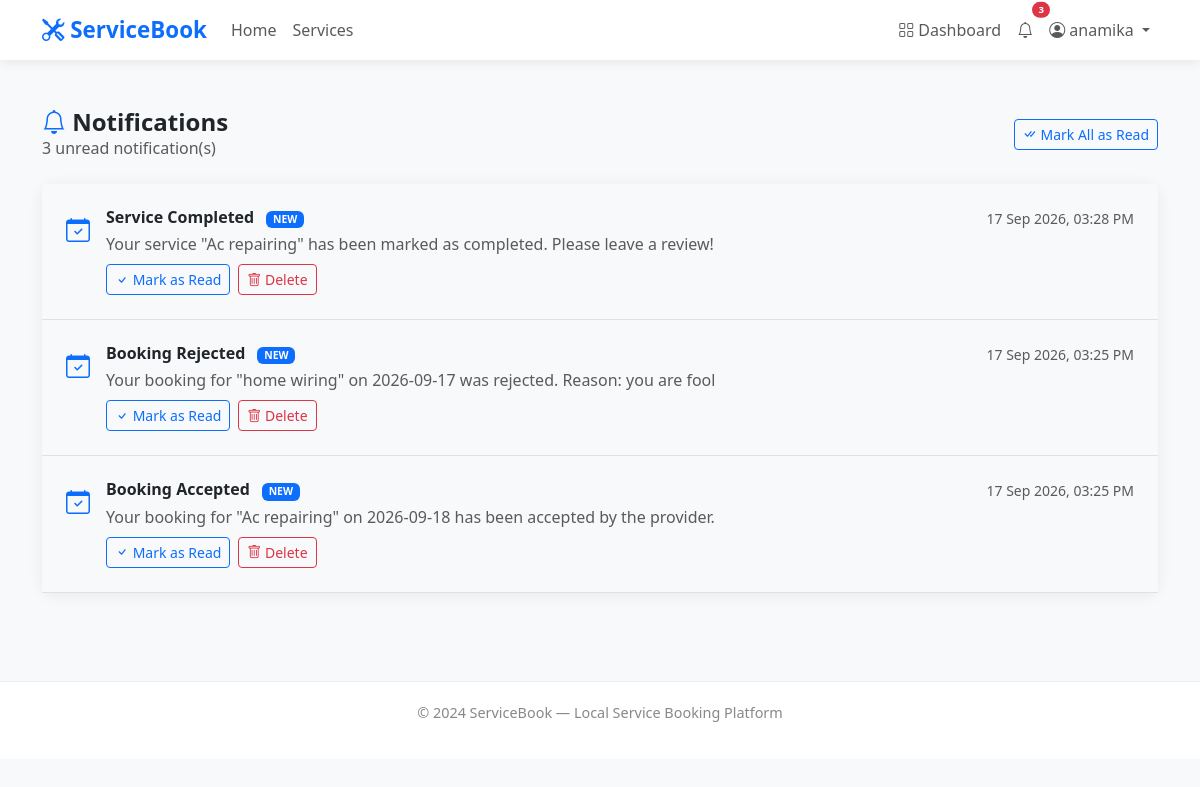
Page /notifications/ (signed in) on the earlier database version.
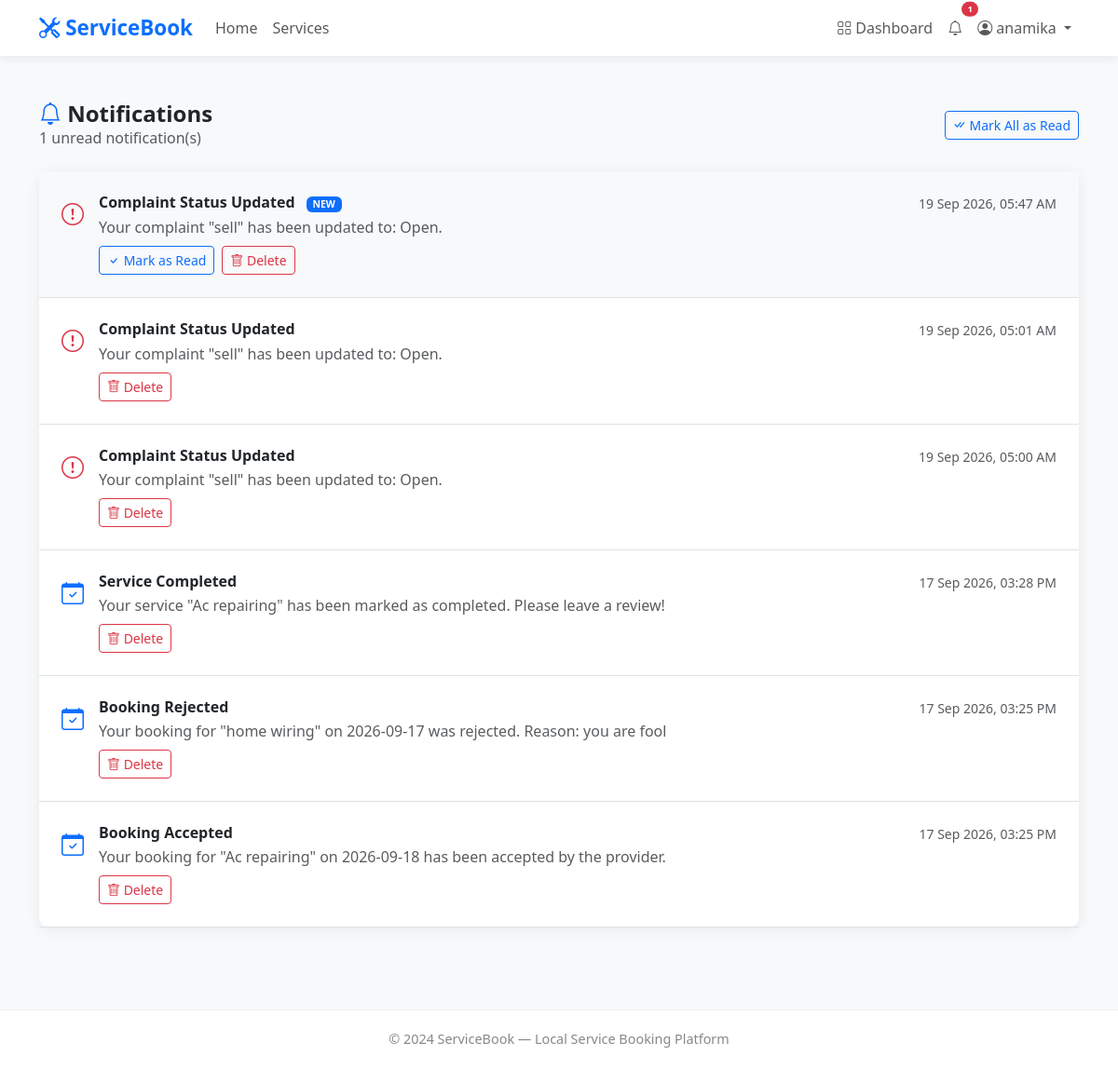
Same page on the later database version.
### accounts/models.py (models this page shows, shortened)
class User(AbstractUser):
    ROLE_CUSTOMER = 'customer'
    ROLE_PROVIDER = 'provider'
    ROLE_ADMIN = 'admin'
    ROLE_CHOICES = [
        (ROLE_CUSTOMER, 'Customer'),
        (ROLE_PROVIDER, 'Service Provider'),
        (ROLE_ADMIN, 'Administrator'),
    ]
    role = models.CharField(
        max_length=20,
        choices=ROLE_CHOICES,
        default=ROLE_CUSTOMER,
    )
    phone = models.CharField(max_length=15, blank=True)
    email = models.EmailField(unique=True)

### notifications/models.py (models this page shows, shortened)
class Notification(models.Model):
    TYPE_BOOKING = 'booking'
    TYPE_REVIEW = 'review'
    TYPE_COMPLAINT = 'complaint'
    TYPE_SYSTEM = 'system'
    TYPE_CHOICES = [
        (TYPE_BOOKING, 'Booking'),
        (TYPE_REVIEW, 'Review'),
        (TYPE_COMPLAINT, 'Complaint'),
        (TYPE_SYSTEM, 'System'),
    ]
    user = models.ForeignKey(
        'accounts.User',
        on_delete=models.CASCADE,
        related_name='notifications'
    )
    notification_type = models.CharField(
        max_length=20,
        choices=TYPE_CHOICES,
        default=TYPE_SYSTEM
    )
    title = models.CharField(max_length=200)
    message = models.TextField()
    is_read = models.BooleanField(default=False)
    created_at = models.DateTimeField(auto_now_add=True)
    class Meta:
        ordering = ['-created_at']

### notifications/views.py (the view)
# urls.py: path('', views.notification_list, name='notification_list'),
@login_required(login_url='/accounts/login/')
def notification_list(request):
    notifications = Notification.objects.filter(
        user=request.user
    )
    unread_count = notifications.filter(is_read=False).count()
    context = {
        'notifications': notifications,
        'unread_count': unread_count,
    }
    return render(request, 'notifications/notification_list.html', context)

### notifications/context_processors.py (called while the page is built)
def notification_count(request):
    if request.user.is_authenticated:
        count = request.user.notifications.filter(
            is_read=False
        ).count()
        return {'unread_notifications': count}
    return {'unread_notifications': 0}

### templates/notifications/notification_list.html (shortened to what this page needs)
{% extends 'base.html' %}
{% block content %}
<div class="container py-5">
    <div class="d-flex justify-content-between align-items-center mb-4">
        <div>
            <h4 class="fw-bold mb-0">
                <i class="bi bi-bell text-primary"></i>
                Notifications
            </h4>
            <p class="text-muted mb-0">
                {{ unread_count }} unread notification(s)
            </p>
        </div>
        {% if unread_count > 0 %}
            <a href="{% url 'mark_all_read' %}"
               class="btn btn-outline-primary btn-sm">
                <i class="bi bi-check-all"></i>
                Mark All as Read
            </a>
        {% endif %}
    </div>
    {% if notifications %}
        <div class="card">
            {% for notification in notifications %}
                <div class="p-4 border-bottom
                    {% if not notification.is_read %}bg-light{% endif %}">
                    <div class="d-flex align-items-start">
                        <div class="me-3 mt-1">
                            {% if notification.notification_type == 'booking' %}
                                <i class="bi bi-calendar-check text-primary"
                                   style="font-size:1.5rem;"></i>
                            {% elif notification.notification_type == 'review' %}
                                <i class="bi bi-star-fill text-warning"
                                   style="font-size:1.5rem;"></i>
                            {% elif notification.notification_type == 'complaint' %}
                                <i class="bi bi-exclamation-circle text-danger"
                                   style="font-size:1.5rem;"></i>
                            {% else %}
                                <i class="bi bi-bell text-secondary"
                                   style="font-size:1.5rem;"></i>
                            {% endif %}
                        </div>
                        <div class="flex-grow-1">
                            <div class="d-flex justify-content-between">
                                <h6 class="fw-bold mb-1">
                                    {{ notification.title }}
                                    {% if not notification.is_read %}
                                        <span class="badge bg-primary ms-2"
                                              style="font-size:0.65rem;">
                                            NEW
                                        </span>
                                    {% endif %}
                                </h6>
                                <small class="text-muted">
                                    {{ notification.created_at|date:"d M Y, h:i A" }}
                                </small>
                            </div>
                            <p class="text-muted mb-2">
                                {{ notification.message }}
                            </p>
                            <div class="d-flex gap-2">
                                {% if not notification.is_read %}
                                    <a href="{% url 'mark_as_read' notification.pk %}"
                                       class="btn btn-outline-primary btn-sm">
                                        <i class="bi bi-check"></i>
                                        Mark as Read
                                    </a>
                                {% endif %}
                                <a href="{% url 'delete_notification' notification.pk %}"
                                   class="btn btn-outline-danger btn-sm">
                                    <i class="bi bi-trash"></i>
                                    Delete
                                </a>
                            </div>
                        </div>
                    </div>
                </div>
            {% endfor %}
        </div>
    {% endif %}
</div>
{% endblock %}

### templates/base.html (shortened to what this page needs)
<!DOCTYPE html>
<html lang="en">
<head>
    <link href="https://cdn.jsdelivr.net/npm/bootstrap@5.3.0/dist/css/bootstrap.min.css" rel="stylesheet">
    <link href="https://cdn.jsdelivr.net/npm/bootstrap-icons@1.10.0/font/bootstrap-icons.css" rel="stylesheet">
</head>
<body>
    <nav class="navbar navbar-expand-lg navbar-light sticky-top">
        <div class="container">
            <a class="navbar-brand" href="{% url 'home' %}">
                <i class="bi bi-tools"></i> ServiceBook
            </a>
            <div class="collapse navbar-collapse" id="navbarNav">
                <ul class="navbar-nav me-auto">
                    <li class="nav-item">
                        <a class="nav-link" href="{% url 'home' %}">Home</a>
                    </li>
                    <li class="nav-item">
                        <a class="nav-link" href="{% url 'service_list' %}">Services</a>
                    </li>
                </ul>
                <ul class="navbar-nav">
                    {% if user.is_authenticated %}
                    <li class="nav-item">
                        <a class="nav-link" href="{% url 'dashboard' %}">
                            <i class="bi bi-grid"></i> Dashboard
                        </a>
                    </li>
                    <li class="nav-item">
                        <a class="nav-link position-relative" href="{% url 'notification_list' %}">
                            <i class="bi bi-bell"></i>
                            {% if unread_notifications > 0 %}
                            <span class="position-absolute top-0 start-100
                          translate-middle badge rounded-pill bg-danger" style="font-size:0.6rem;">
                                {{ unread_notifications }}
                            </span>
                            {% endif %}
                        </a>
                    </li>
                    <li class="nav-item dropdown">
                        <a class="nav-link dropdown-toggle" href="#" data-bs-toggle="dropdown">
                            <i class="bi bi-person-circle"></i>
                            {{ user.first_name|default:user.username }}
                        </a>
                    </li>
                    {% endif %}
                </ul>
            </div>
        </div>
    </nav>
    {% block content %}
    {% endblock %}
    <footer>
        <p>&copy; 2024 ServiceBook — Local Service Booking Platform</p>
    </footer>
</body>
</html>

### templates/base.html (style rules this page uses)
body { background-color: #f8f9fa; font-family: 'Segoe UI', sans-serif; }
.navbar-brand { font-weight: 700; font-size: 1.4rem; color: #0d6efd !important; }
.navbar { box-shadow: 0 2px 10px rgba(0, 0, 0, 0.08); background: white !important; }
.card { border: none; border-radius: 12px; box-shadow: 0 2px 15px rgba(0, 0, 0, 0.07); }
footer { background: white; padding: 20px; text-align: center; color: #888; font-size: 0.9rem; border-top: 1px solid #eee; margin-top: 40px; }

Differences in the rows shown:
added Notification: notification_type "complaint" (drawn), title "Complaint Status Updated", is_read "NEW", created_at "19 Sep 2026, 05:47 AM", message "Your complaint \"sell\" has been updated to: Open."
added Notification: notification_type "complaint" (drawn), title "Complaint Status Updated", created_at "19 Sep 2026, 05:01 AM", message "Your complaint \"sell\" has been updated to: Open."
added Notification: notification_type "complaint" (drawn), title "Complaint Status Updated", created_at "19 Sep 2026, 05:00 AM", message "Your complaint \"sell\" has been updated to: Open."
changed Notification "Service Completed": no longer shows "NEW Mark as Read"
changed Notification "Booking Rejected": no longer shows "NEW Mark as Read"
changed Notification "Booking Accepted": no longer shows "NEW Mark as Read"
Other differences:
{{ unread_notifications }}: "3" → "1"
{{ unread_count }}: "3" → "1"
